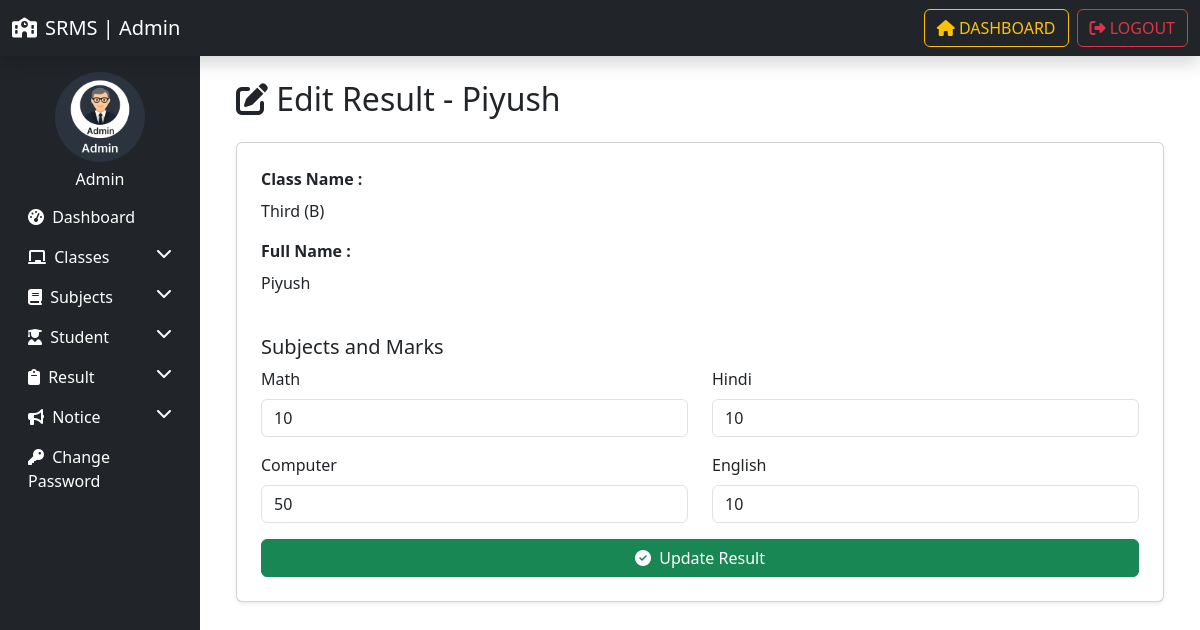
The page /edit_result/2/ (signed in) on the database its author committed.
### resultapp/models.py (models this page shows, shortened)
class Student(models.Model):
    GENDER_CHOICES=(
        ('Male','Male'),
        ('Female','Female'),
        ('other','other')
    )
    name = models.CharField(max_length=50)
    roll_id = models.CharField(max_length=20)
    email = models.EmailField(max_length=50)
    gender = models.CharField(max_length=20,choices=GENDER_CHOICES)
    dob = models.CharField(max_length=100,)
    student_class = models.ForeignKey(Class,on_delete=models.SET_NULL,null=True)
    reg_date=models.DateTimeField(auto_now_add=True)
    updation_date=models.DateTimeField(auto_now=True)
    status =models.IntegerField(default=1)

class Class(models.Model):
    class_name = models.CharField(max_length=50)
    class_numeric = models.IntegerField()
    section = models.CharField(max_length=10)
    creation_date=models.DateTimeField(auto_now_add=True)
    updation_date=models.DateTimeField(auto_now=True)

class Result(models.Model):
    student = models.ForeignKey(Student,on_delete=models.CASCADE)
    student_class = models.ForeignKey(Class,on_delete=models.SET_NULL,null=True)
    subject = models.ForeignKey(Subject,on_delete=models.SET_NULL,null=True)
    marks=models.IntegerField()
    posting_date=models.DateTimeField(auto_now_add=True)
    updation_date=models.DateTimeField(auto_now=True)

class Subject(models.Model):
    subject_name = models.CharField(max_length=100)
    subject_code = models.CharField(max_length=20)
    creation_date=models.DateTimeField(auto_now_add=True)
    updation_date=models.DateTimeField(auto_now=True)

### resultapp/views.py (the view, shortened to what this page needs)
# urls.py: path('edit_result/<int:stid>/', edit_result, name='edit_result'),
@login_required
def edit_result(request,stid):
    student = get_object_or_404(Student,id=stid)
    results = Result.objects.filter(student=student)
    return render(request, "edit_result.html",locals())

### resultapp/templates/edit_result.html (shortened to what this page needs)
{% extends "admin_base.html" %} {% load static %} {% block content %}
<div class="container">
  <h2 class="mb-4">
    <i class="fas fa-edit"></i> Edit Result - {{student.name}}
  </h2>
  <form method="POST" class="card p-4 shadow-sm" >
    <div class="mb-3">
      <label for="classname" class="form-label"
        ><strong>Class Name :</strong>
      </label>
      <div>
        {{student.student_class.class_name}} ({{student.student_class.section}})
      </div>
    </div>
    <div class="mb-3">
      <label class="form-label"><strong>Full Name :</strong></label>
      <div>{{student.name}}</div>
    </div>
    <h5 class="mt-4">Subjects and Marks</h5>
    <div class="row">
      {% for res in results %}
      <div class="col-md-6">
        <div class="mb-3">
          <label class="form-label">{{res.subject.subject_name}}</label>
          <input
            type="number"
            class="form-control"
            name="marks[]"
            required
            value="{{res.marks}}"
          />
        </div>
      </div>
      {% endfor %}
    </div>
    <button type="submit" class="btn btn-success">
      <i class="fas fa-check-circle me-1"></i> Update Result
    </button>
  </form>
</div>
{% endblock content %}

### rows shown on the page
Student: name "Piyush", student_class.class_name "Third", student_class.section "B"
Result: subject.subject_name "Math", marks "10"
Result: subject.subject_name "Hindi", marks "10"
Result: subject.subject_name "Computer", marks "50"
Result: subject.subject_name "English", marks "10"
